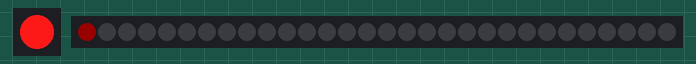
The program below on a simulated CircuitPython board. Shown: 1 RGB LEDs in strip order, left to right, 30 RGB LEDs in strip order, left to right. Dim RGB values are drawn brighter than linear.

Above: at 0.01 s.
At 4.97 s:
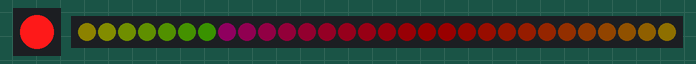
At 10.03 s:
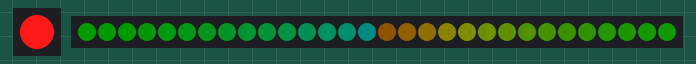
At 20.06 s:
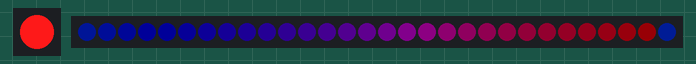
At 29.87 s:
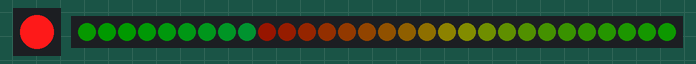
At 39.9 s:
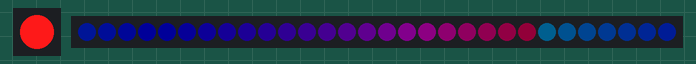

The program:

code.py
```python
import board
from collections import namedtuple
import random
import time

import neopixel

RGB = namedtuple('RGB', ('red', 'green', 'blue'))


def get_color_brightness(
    color: RGB,
    brightness: float = 1.0,
):
    """ Scale the color by brightness """
    brightness = float(min(max(brightness, 0.0), 1.0))
    return RGB(*(
        int(brightness * c)
        for c in color
    ))


def iter_rainbow_colors(step_size: float = 20):
    # TODO: implement blue to red
    red_to_blue = True
    limit = 0 if red_to_blue else 255
    direction = 1 if red_to_blue else -1
    step_size = direction * abs(step_size)

    red, green, blue = 255, 0, 0
    while True:
        yield RGB(red, green, blue)

        if blue == limit:
            # transition red to green
            red -= step_size
            green += step_size
            blue = int(red <= 0)
        elif red == limit:
            # transition green to blue
            green -= step_size
            blue += step_size
            red = int(green <= 0)
        elif green == limit:
            # transition blue to red
            red += step_size
            blue -= step_size
            green = int(blue <= 0)

        red = int(min(max(red, 0), 255))
        green = int(min(max(green, 0), 255))
        blue = int(min(max(blue, 0), 255))


def apply_rainbow(
    pixels: neopixel.NeoPixel,
    step_delay: float = 0.1,
    brightness: float = 0.1,
):
    """ Create a rainbow for every pixel """
    step_size = (255 * 2.9) / len(pixels)
    rainbow_colors = iter_rainbow_colors(step_size)
    for i in range(len(pixels)):
        pixels[i] = get_color_brightness(next(rainbow_colors), brightness)
        time.sleep(step_delay)


def rainbow_loop(
    pixels: neopixel.NeoPixel,
    step_size: float = None,
    step_delay: float = 0.1,
    brightness: float = 0.1,
):
    if step_size is None:
        step_size = (255 * 2) / len(pixels)
    rainbow_colors = iter_rainbow_colors(step_size)
    i = 0
    while True:
        pixels[i] = get_color_brightness(next(rainbow_colors), brightness)
        i += 1
        i %= len(pixels)
        time.sleep(step_delay)


if __name__ == "__main__":
    on_chip_pixel = neopixel.NeoPixel(board.NEOPIXEL, 1)
    pixels = neopixel.NeoPixel(board.EXTERNAL_NEOPIXEL, 30)

    on_chip_pixel[0] = RGB(250, 25, 25)

    # apply_rainbow(pixels, step_delay=0.2)
    rainbow_loop(pixels, step_size=10, step_delay=0.05)
    # rainbow_loop(on_chip_pixel, step_size=10, step_delay=0.05)
```
